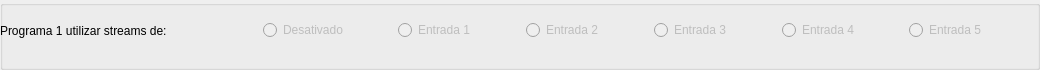
               <widget class="QGroupBox" name="groupBox">
                <property name="title">
                 <string/>
                </property>
                <widget class="QWidget" name="horizontalLayoutWidget_6">
                 <property name="geometry">
                  <rect>
                   <x>0</x>
                   <y>0</y>
                   <width>1031</width>
                   <height>61</height>
                  </rect>
                 </property>
                 <layout class="QHBoxLayout" name="horizontalLayout_26">
                  <item>
                   <widget class="QLabel" name="label_4">
                    <property name="text">
                     <string>Programa 1 utilizar streams de:</string>
                    </property>
                   </widget>
                  </item>
                  <item>
                   <spacer name="horizontalSpacer_20">
                    <property name="orientation">
                     <enum>Qt::Horizontal</enum>
                    </property>
                    <property name="sizeHint" stdset="0">
                     <size>
                      <width>40</width>
                      <height>20</height>
                     </size>
                    </property>
                   </spacer>
                  </item>
                  <item>
                   <spacer name="horizontalSpacer_25">
                    <property name="orientation">
                     <enum>Qt::Horizontal</enum>
                    </property>
                    <property name="sizeHint" stdset="0">
                     <size>
                      <width>40</width>
                      <height>20</height>
                     </size>
                    </property>
                   </spacer>
                  </item>
                  <item>
                   <widget class="QRadioButton" name="des_prog1">
                    <property name="enabled">
                     <bool>false</bool>
                    </property>
                    <property name="text">
                     <string>Desativado</string>
                    </property>
                   </widget>
                  </item>
                  <item>
                   <spacer name="horizontalSpacer_32">
                    <property name="orientation">
                     <enum>Qt::Horizontal</enum>
                    </property>
                    <property name="sizeHint" stdset="0">
                     <size>
                      <width>40</width>
                      <height>20</height>
                     </size>
                    </property>
                   </spacer>
                  </item>
                  <item>
                   <widget class="QRadioButton" name="prog1_entra1">
                    <property name="enabled">
                     <bool>false</bool>
                    </property>
                    <property name="text">
                     <string>Entrada 1</string>
                    </property>
                   </widget>
                  </item>
                  <item>
                   <spacer name="horizontalSpacer_21">
                    <property name="orientation">
                     <enum>Qt::Horizontal</enum>
                    </property>
                    <property name="sizeHint" stdset="0">
                     <size>
                      <width>40</width>
                      <height>20</height>
                     </size>
                    </property>
                   </spacer>
                  </item>
                  <item>
                   <widget class="QRadioButton" name="prog1_entra2">
                    <property name="enabled">
                     <bool>false</bool>
                    </property>
                    <property name="text">
                     <string>Entrada 2</string>
                    </property>
                   </widget>
                  </item>
                  <item>
                   <spacer name="horizontalSpacer_22">
                    <property name="orientation">
                     <enum>Qt::Horizontal</enum>
                    </property>
                    <property name="sizeHint" stdset="0">
                     <size>
                      <width>40</width>
                      <height>20</height>
                     </size>
                    </property>
                   </spacer>
                  </item>
                  <item>
                   <widget class="QRadioButton" name="prog1_entra3">
                    <property name="enabled">
                     <bool>false</bool>
                    </property>
                    <property name="text">
                     <string>Entrada 3</string>
                    </property>
                   </widget>
                  </item>
                  <item>
                   <spacer name="horizontalSpacer_23">
                    <property name="orientation">
                     <enum>Qt::Horizontal</enum>
                    </property>
                    <property name="sizeHint" stdset="0">
                     <size>
                      <width>40</width>
                      <height>20</height>
                     </size>
                    </property>
                   </spacer>
                  </item>
                  <item>
                   <widget class="QRadioButton" name="prog1_entra4">
                    <property name="enabled">
                     <bool>false</bool>
                    </property>
                    <property name="text">
                     <string>Entrada 4</string>
                    </property>
                   </widget>
                  </item>
                  <item>
                   <spacer name="horizontalSpacer_55">
                    <property name="orientation">
                     <enum>Qt::Horizontal</enum>
                    </property>
                    <property name="sizeHint" stdset="0">
                     <size>
                      <width>40</width>
                      <height>20</height>
                     </size>
                    </property>
                   </spacer>
                  </item>
                  <item>
                   <widget class="QRadioButton" name="prog1_entra5">
                    <property name="enabled">
                     <bool>false</bool>
                    </property>
                    <property name="text">
                     <string>Entrada 5</string>
                    </property>
                   </widget>
                  </item>
                  <item>
                   <spacer name="horizontalSpacer_24">
                    <property name="orientation">
                     <enum>Qt::Horizontal</enum>
                    </property>
                    <property name="sizeHint" stdset="0">
                     <size>
                      <width>40</width>
                      <height>20</height>
                     </size>
                    </property>
                   </spacer>
                  </item>
                 </layout>
                </widget>
               </widget>
